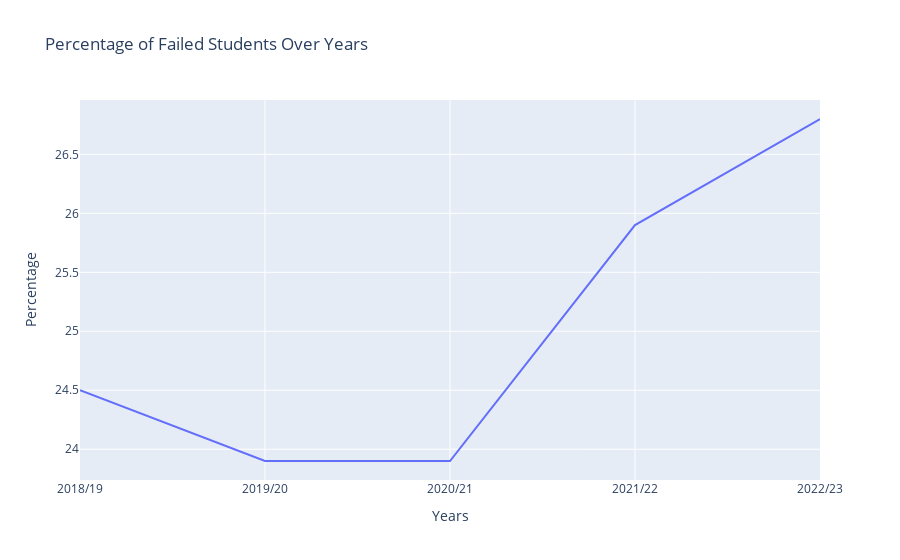

Source (notebook cell):
### Markdown cell above
# Graph for the percentage of students who didn't pass in one or more subjects

### Code cell
import pandas as pd
import plotly.express as px

# taking specific data from 7 and goes 5 rows from there
df_students = pd.read_excel("betyg_o_prov_riksnivå.xlsx", sheet_name="Tabell 1B", skiprows=7, nrows=5)
Years = ['2018/19', '2019/20', '2020/21', '2021/22', '2022/23']

# figure 
fig = px.line(x=Years, y=df_students['Totalt.2'], title='Percentage of Failed Students Over Years')

# x axis labeling Years
fig.update_xaxes(title_text='Years')

# y axis labeling Percentage
fig.update_yaxes(title_text='Percentage')

# show the plot
fig.show()

### Figure 1 — Plotly figure (JSON) as saved in the notebook; plotly's stock layout.template omitted (floating-point values rounded to 4 significant figures)
{"data": [{"hovertemplate": "x=%{x}<br>y=%{y}<extra></extra>", "legendgroup": "", "line": {"color": "#636efa", "dash": "solid"}, "marker": {"symbol": "circle"}, "mode": "lines", "name": "", "orientation": "v", "showlegend": false, "type": "scatter", "x": ["2018/19", "2019/20", "2020/21", "2021/22", "2022/23"], "xaxis": "x", "y": [24.5, 23.9, 23.9, 25.9, 26.8], "yaxis": "y"}], "layout": {"legend": {"tracegroupgap": 0}, "title": {"text": "Percentage of Failed Students Over Years"}, "xaxis": {"anchor": "y", "domain": [0, 1], "title": {"text": "Years"}}, "yaxis": {"anchor": "x", "domain": [0, 1], "title": {"text": "Percentage"}}}}
